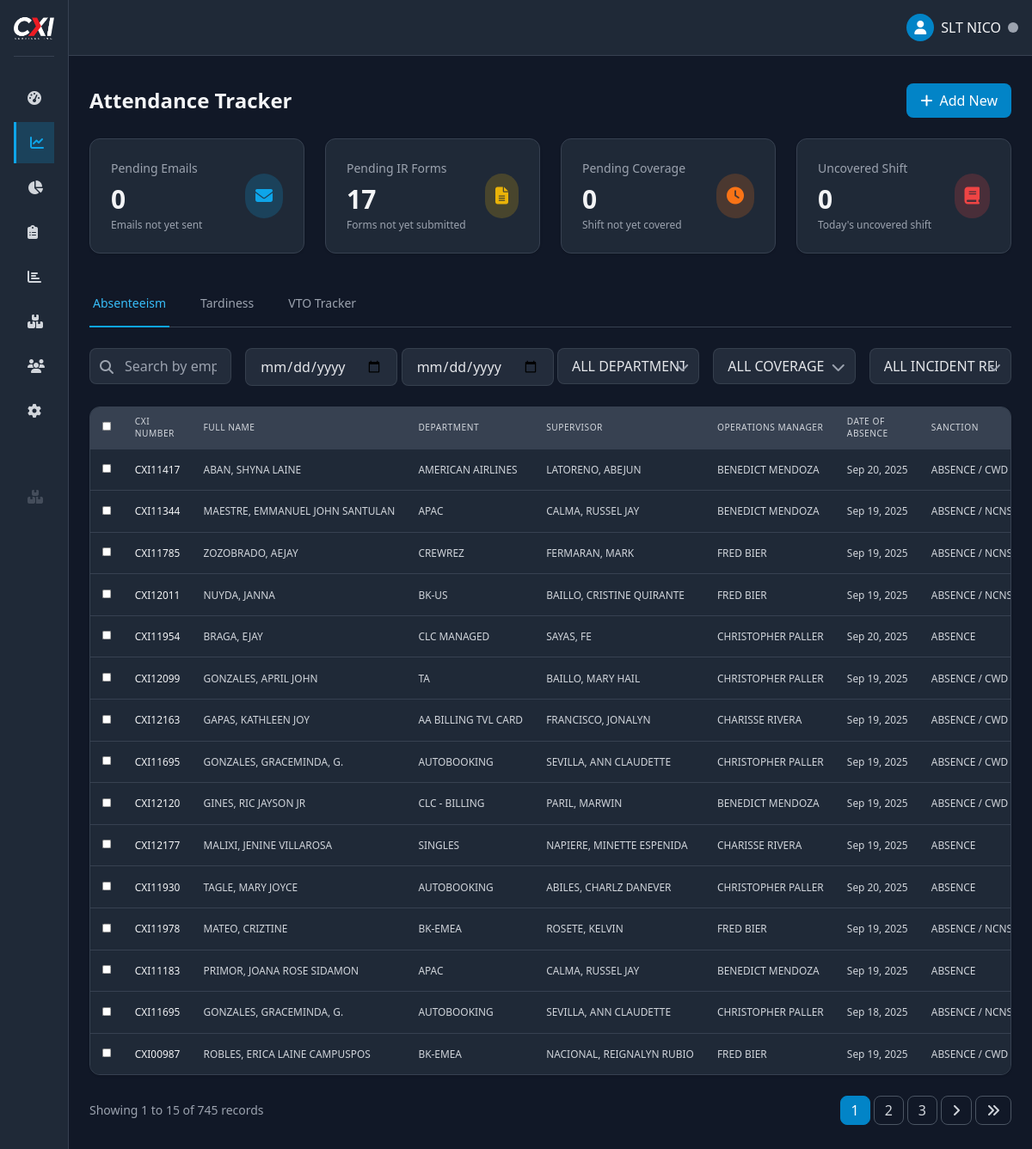
/admin/attendance.php (signed in), run on the app's committed database.
### tables this page shows
CREATE TABLE `absenteeism` (
  `id` int(11) NOT NULL,
  `month` varchar(20) NOT NULL,
  `employee_id` varchar(50) NOT NULL,
  `full_name` varchar(100) NOT NULL,
  `department` varchar(100) NOT NULL,
  `supervisor` varchar(100) NOT NULL,
  `operation_manager` varchar(100) NOT NULL,
  `email` varchar(100) DEFAULT NULL,
  `date_of_absent` date NOT NULL,
  `follow_call_in_procedure` varchar(100) NOT NULL,
  `sanction` enum('ABSENCE','ABSENCE / CWD','ABSENCE / NCNS','ABSENCE / NCNS (LATE ADVISE)','ABSENCE / NCNS / CWD','ABSENCE / NCNS / CWD (LATE ADVISE)','PVL') DEFAULT NULL,
  `reason` text NOT NULL,
  `coverage` varchar(100) DEFAULT NULL,
  `coverage_type` enum('-','NO NEED','TRAINEE','BACK UP','PENDING','DSOT','RDOT','AGENT MODE') NOT NULL,
  `shift` varchar(50) NOT NULL,
  `ir_form` varchar(100) DEFAULT NULL,
  `timestamp` varchar(20) DEFAULT NULL,
  `sub_name` varchar(50) NOT NULL,
  `created_at` datetime DEFAULT current_timestamp(),
  `email_sent` tinyint(1) DEFAULT 0,
  `email_sent_at` varchar(20) DEFAULT NULL
);

### admin/partials/attendance_table.php (the view, shortened to what this page needs)
<?php
require_once __DIR__ . '/../../includes/functions.php';
$page = isset($_POST['page']) ? (int)$_POST['page'] : (isset($_GET['page']) ? (int)$_GET['page'] : 1);
$type = isset($_POST['type']) ? $_POST['type'] : (isset($_GET['tab']) ? $_GET['tab'] : 'absenteeism');
if (!isset($table)) {
    $table = ($type === 'tardiness') ? 'tardiness' : ($type === 'vto' ? 'vto_tracker' : 'absenteeism');
}
if (!isset($perPage)) $perPage = 15;
$whereClauses = [];
$searchQuery = empty($whereClauses) ? '' : 'WHERE ' . implode(' AND ', $whereClauses);
try {
    $countStmt = $pdo->prepare("SELECT COUNT(*) FROM $table $searchQuery");
    $countStmt->execute();
    $totalRecords = $countStmt->fetchColumn();
} catch (PDOException $e) {
    $totalRecords = 0;
}
$totalPages = ceil($totalRecords / $perPage);
$page = min($page, $totalPages);
$offset = ($page - 1) * $perPage;
try {
    $orderBy = "ORDER BY created_at DESC";
    $query = "SELECT * FROM $table $searchQuery $orderBy LIMIT :limit OFFSET :offset";
    $stmt = $pdo->prepare($query);
    $stmt->bindValue(':limit', $perPage, PDO::PARAM_INT);
    $stmt->bindValue(':offset', $offset, PDO::PARAM_INT);
    $stmt->execute();
    $records = $stmt->fetchAll();
} catch (PDOException $e) {
    $records = [];
}
?>
<div class="bg-gray-800 rounded-xl border border-gray-700 overflow-hidden shadow">
    <div class="overflow-x-auto">
        <table class="min-w-full divide-y divide-gray-700 w-full" style="zoom:85%">
            <thead class="bg-gray-700">
                <tr>
                    <?php if ($type !== 'vto'): ?>
                        <th scope="col" class="px-4 py-3 text-left text-xs font-medium text-gray-300 uppercase tracking-wider w-8">
                            <input type="checkbox" id="selectAllCheckbox">
                        </th>
                    <?php endif; ?>
                    <th scope="col" class="px-4 py-3 text-left text-xs font-medium text-gray-300 uppercase tracking-wider w-32">CXI Number</th>
                    <th scope="col" class="px-4 py-3 text-left text-xs font-medium text-gray-300 uppercase tracking-wider w-48">Full Name</th>
                    <th scope="col" class="px-4 py-3 text-left text-xs font-medium text-gray-300 uppercase tracking-wider w-40">Department</th>
                    <?php if ($type === 'absenteeism'): ?>
                        <th scope="col" class="px-4 py-3 text-left text-xs font-medium text-gray-300 uppercase tracking-wider w-32">Supervisor</th>
                        <th scope="col" class="px-4 py-3 text-left text-xs font-medium text-gray-300 uppercase tracking-wider w-32">Operations Manager</th>
                        <th scope="col" class="px-4 py-3 text-left text-xs font-medium text-gray-300 uppercase tracking-wider w-32">Date of Absence</th>
                        <th scope="col" class="px-4 py-3 text-left text-xs font-medium text-gray-300 uppercase tracking-wider w-32">Sanction</th>
                    <?php endif; ?>
                </tr>
            </thead>
            <tbody class="bg-gray-800 divide-y divide-gray-700">
                <?php if (empty($records)): ?>
                    <tr>
                        <td colspan="<?= $type === 'absenteeism' ? 14 : ($type === 'tardiness' ? 14 : 14) ?>" class="px-6 py-4 text-center text-gray-400">
                            No records found
                        </td>
                    </tr>
                <?php else: ?>
                    <?php foreach ($records as $record): ?>
                    <?php if ($type === 'vto'): ?>
                        <tr class="hover:bg-gray-700/50">
                            <td class="px-4 py-4 whitespace-nowrap overflow-hidden text-ellipsis max-w-xs">
                                <div class="text-sm font-medium text-gray-100" style="text-transform: uppercase;" title="<?= htmlspecialchars($record['employee_id'] ?? '') ?>"><?= htmlspecialchars($record['employee_id'] ?? '') ?></div>
                            </td>
                            <td class="px-4 py-4 whitespace-nowrap overflow-hidden text-ellipsis max-w-xs">
                                <div class="text-sm text-gray-300" style="text-transform: uppercase;" title="<?= htmlspecialchars($record['full_name'] ?? '') ?>"><?= htmlspecialchars($record['full_name'] ?? '') ?></div>
                            </td>
                            <td class="px-4 py-4 whitespace-nowrap overflow-hidden text-ellipsis max-w-xs">
                                <div class="text-sm text-gray-300" style="text-transform: uppercase;" title="<?= htmlspecialchars($record['department'] ?? '') ?>"><?= htmlspecialchars($record['department'] ?? '') ?></div>
                            </td>
                            <td class="px-4 py-4 whitespace-nowrap">
                                <div class="text-sm text-gray-300"><?= isset($record['shift_date']) ? date('M d, Y', strtotime($record['shift_date'])) : '' ?></div>
                            </td>
                            <td class="px-4 py-4 whitespace-nowrap">
                                <div class="text-sm text-gray-300"><?= htmlspecialchars($record['shift'] ?? '') ?></div>
                            </td>
                            <td class="px-4 py-4 whitespace-nowrap">
                                <div class="text-sm text-gray-300"><?= htmlspecialchars($record['time_in'] ?? '') ?></div>
                            </td>
                            <td class="px-4 py-4 whitespace-nowrap">
                                <div class="text-sm text-gray-300"><?= htmlspecialchars($record['time_out'] ?? '') ?></div>
                            </td>
                            <td class="px-4 py-4 whitespace-nowrap">
                                <div class="text-sm text-gray-300"><?= htmlspecialchars($record['mins_of_work'] ?? '') ?></div>
                            </td>
                            <td class="px-4 py-4 whitespace-nowrap">
                                <div class="text-sm text-gray-300"><?= htmlspecialchars($record['vto_mins'] ?? '') ?></div>
                            </td>
                            <td class="px-4 py-4 whitespace-nowrap overflow-hidden text-ellipsis max-w-xs">
                                <span class="px-2 inline-flex text-xs leading-5 font-semibold rounded-full bg-blue-100 text-blue-800" title="<?= htmlspecialchars($record['vto_type'] ?? '') ?>">
                                    <?= htmlspecialchars($record['vto_type'] ?? '') ?>
                                </span>
                            </td>
                            <td class="px-4 py-4 whitespace-nowrap overflow-hidden text-ellipsis max-w-xs">
                                <div class="text-sm text-gray-300" title="<?= htmlspecialchars($record['sub_name'] ?? '') ?>"><?= htmlspecialchars($record['sub_name'] ?? '') ?></div>
                            </td>
                            <td class="px-4 py-4 whitespace-nowrap">
                                <div class="text-sm text-gray-300"><?= isset($record['timestamp']) ? date('g:i A', strtotime($record['timestamp'])) : '' ?></div>
                            </td>
                            <td class="px-4 py-4 whitespace-nowrap text-right text-sm font-medium">
                                <a href="vto_form.php?id=<?= $record['id'] ?? '' ?>" title="Edit record" class="text-primary-500 hover:text-primary-400 mr-3">
                                    <i class="fas fa-edit"></i>
                                </a>
                                <a href="#" onclick="event.preventDefault(); showHistoryModal(<?= $record['id'] ?? '' ?>, 'vto')" title="View History" class="text-purple-500 hover:text-purple-400 mr-3">
                                    <i class="fas fa-history"></i>
                                </a>
                                <a href="#" onclick="event.preventDefault(); showDeleteModal(<?= $record['id'] ?? '' ?>, 'vto')" class="text-red-500 hover:text-red-400" title="Delete record">
                                    <i class="fas fa-trash"></i>
                                </a>
                            </td>
                        </tr>
                    <?php else: ?>
                        <tr class="hover:bg-gray-700/50">
                            <td class="px-4 py-4 whitespace-nowrap text-center">
                                <input type="checkbox" class="record-checkbox" data-id="<?= $record['id'] ?>">
                            </td>
                            <td class="px-4 py-4 whitespace-nowrap overflow-hidden text-ellipsis max-w-xs">
                                <div class="text-sm font-medium text-gray-100" style="text-transform: uppercase;" title="<?= htmlspecialchars($record['employee_id']) ?>"><?= htmlspecialchars($record['employee_id']) ?></div>
                            </td>
                            <td class="px-4 py-4 whitespace-nowrap overflow-hidden text-ellipsis max-w-xs">
                                <div class="text-sm text-gray-300" style="text-transform: uppercase;" title="<?= htmlspecialchars($record['full_name']) ?>"><?= htmlspecialchars($record['full_name']) ?></div>
                            </td>
                            <td class="px-4 py-4 whitespace-nowrap overflow-hidden text-ellipsis max-w-xs">
                                <div class="text-sm text-gray-300" style="text-transform: uppercase;" title="<?= htmlspecialchars($record['department']) ?>"><?= htmlspecialchars($record['department']) ?></div>
                            </td>
                            <?php if ($type === 'absenteeism'): ?>
                                <td class="px-4 py-4 whitespace-nowrap overflow-hidden text-ellipsis max-w-xs">
                                    <div class="text-sm text-gray-300" style="text-transform: uppercase;" title="<?= htmlspecialchars($record['supervisor']) ?>"><?= htmlspecialchars($record['supervisor']) ?></div>
                                </td>
                                <td class="px-4 py-4 whitespace-nowrap overflow-hidden text-ellipsis max-w-xs">
                                    <div class="text-sm text-gray-300" style="text-transform: uppercase;" title="<?= htmlspecialchars($record['operation_manager']) ?>"><?= htmlspecialchars($record['operation_manager']) ?></div>
                                </td>
                                <td class="px-4 py-4 whitespace-nowrap">
                                    <div class="text-sm text-gray-300"><?= date('M d, Y', strtotime($record['date_of_absent'])) ?></div>
                                </td>
                                <td class="px-4 py-4 whitespace-nowrap overflow-hidden text-ellipsis max-w-xs">
                                    <div class="text-sm text-gray-300" style="text-transform: uppercase;" title="<?= htmlspecialchars($record['sanction']) ?>"><?= htmlspecialchars($record['sanction']) ?></div>
                                </td>
                            <?php endif; ?>
                        </tr>
                    <?php endif; ?>
                    <?php endforeach; ?>
                <?php endif; ?>
            </tbody>
        </table>
    </div>
</div>
<?php if ($totalPages > 1): ?>
<div class="mt-6 flex items-center justify-between">
    <div class="text-sm text-gray-400">
        Showing <?= ($offset + 1) ?> to <?= min($offset + $perPage, $totalRecords) ?> of <?= $totalRecords ?> records
    </div>
    <div class="flex gap-1">
        <?php
        $startPage = max(1, $page - 2);
        $endPage = min($totalPages, $page + 2);
        for ($i = $startPage; $i <= $endPage; $i++): ?>
            <a href="#" data-page="<?= $i ?>" class="pagination-link px-3 py-1 rounded-lg border <?= $i == $page ? 'bg-primary-600 border-primary-600 text-white' : 'border-gray-600 text-gray-300 hover:bg-gray-700' ?>">
                <?= $i ?>
            </a>
        <?php endfor; ?>
        <?php if ($page < $totalPages): ?>
            <a href="#" data-page="<?= $page + 1 ?>" class="pagination-link px-3 py-1 rounded-lg border border-gray-600 text-gray-300 hover:bg-gray-700">
                <i class="fas fa-angle-right"></i>
            </a>
            <a href="#" data-page="<?= $totalPages ?>" class="pagination-link px-3 py-1 rounded-lg border border-gray-600 text-gray-300 hover:bg-gray-700">
                <i class="fas fa-angle-double-right"></i>
            </a>
        <?php endif; ?>
    </div>
</div>
<?php endif; ?>

### data on the page
absenteeism: employee "CXI11417", full_name "ABAN, SHYNA LAINE", department "AMERICAN AIRLINES", supervisor "LATORENO, ABEJUN", operation_manager "BENEDICT MENDOZA", date_of_absent "Sep 20, 2025", sanction "ABSENCE / CWD"
absenteeism: employee "CXI11344", full_name "MAESTRE, EMMANUEL JOHN SANTULAN", department "APAC", supervisor "CALMA, RUSSEL JAY", operation_manager "BENEDICT MENDOZA", date_of_absent "Sep 19, 2025", sanction "ABSENCE /…"
absenteeism: employee "CXI11785", full_name "ZOZOBRADO, AEJAY", department "CREWREZ", supervisor "FERMARAN, MARK", operation_manager "FRED BIER", date_of_absent "Sep 19, 2025", sanction "ABSENCE /…"
absenteeism: employee "CXI12011", full_name "NUYDA, JANNA", department "BK-US", supervisor "BAILLO, CRISTINE QUIRANTE", operation_manager "FRED BIER", date_of_absent "Sep 19, 2025", sanction "ABSENCE /…"
absenteeism: employee "CXI11954", full_name "BRAGA, EJAY", department "CLC MANAGED", supervisor "SAYAS, FE", operation_manager "CHRISTOPHER PALLER", date_of_absent "Sep 20, 2025", sanction "ABSENCE"
absenteeism: employee "CXI12099", full_name "GONZALES, APRIL JOHN", department "TA", supervisor "BAILLO, MARY HAIL", operation_manager "CHRISTOPHER PALLER", date_of_absent "Sep 19, 2025", sanction "ABSENCE / CWD"
absenteeism: employee "CXI12163", full_name "GAPAS, KATHLEEN JOY", department "AA BILLING TVL CARD", supervisor "FRANCISCO, JONALYN", operation_manager "CHARISSE RIVERA", date_of_absent "Sep 19, 2025", sanction "ABSENCE / CWD"
absenteeism: employee "CXI11695", full_name "GONZALES, GRACEMINDA, G.", department "AUTOBOOKING", supervisor "SEVILLA, ANN CLAUDETTE", operation_manager "CHRISTOPHER PALLER", date_of_absent "Sep 19, 2025", sanction "ABSENCE / CWD"
absenteeism: employee "CXI12120", full_name "GINES, RIC JAYSON JR", department "CLC - BILLING", supervisor "PARIL, MARWIN", operation_manager "BENEDICT MENDOZA", date_of_absent "Sep 19, 2025", sanction "ABSENCE / CWD"
absenteeism: employee "CXI12177", full_name "MALIXI, JENINE VILLAROSA", department "SINGLES", supervisor "NAPIERE, MINETTE ESPENIDA", operation_manager "CHARISSE RIVERA", date_of_absent "Sep 19, 2025", sanction "ABSENCE"
absenteeism: employee "CXI11930", full_name "TAGLE, MARY JOYCE", department "AUTOBOOKING", supervisor "ABILES, CHARLZ DANEVER", operation_manager "CHRISTOPHER PALLER", date_of_absent "Sep 20, 2025", sanction "ABSENCE"
absenteeism: employee "CXI11978", full_name "MATEO, CRIZTINE", department "BK-EMEA", supervisor "ROSETE, KELVIN", operation_manager "FRED BIER", date_of_absent "Sep 19, 2025", sanction "ABSENCE /…"
absenteeism: employee "CXI11183", full_name "PRIMOR, JOANA ROSE SIDAMON", department "APAC", supervisor "CALMA, RUSSEL JAY", operation_manager "BENEDICT MENDOZA", date_of_absent "Sep 19, 2025", sanction "ABSENCE"
absenteeism: employee "CXI11695", full_name "GONZALES, GRACEMINDA, G.", department "AUTOBOOKING", supervisor "SEVILLA, ANN CLAUDETTE", operation_manager "CHRISTOPHER PALLER", date_of_absent "Sep 18, 2025", sanction "ABSENCE /…"
absenteeism: employee "CXI00987", full_name "ROBLES, ERICA LAINE CAMPUSPOS", department "BK-EMEA", supervisor "NACIONAL, REIGNALYN RUBIO", operation_manager "FRED BIER", date_of_absent "Sep 19, 2025", sanction "ABSENCE / CWD"

### other printed values
$_SESSION['nickname'] "SLT NICO"
$stats['pending_emails'] "0"
$stats['pending_ir'] "17"
$stats['pending_coverage'] "0"
$stats['uncovered_shift'] "0"
$offset + 1 "1"
min($offset + $perPage, $totalRecords) "15"
$totalRecords "745"
